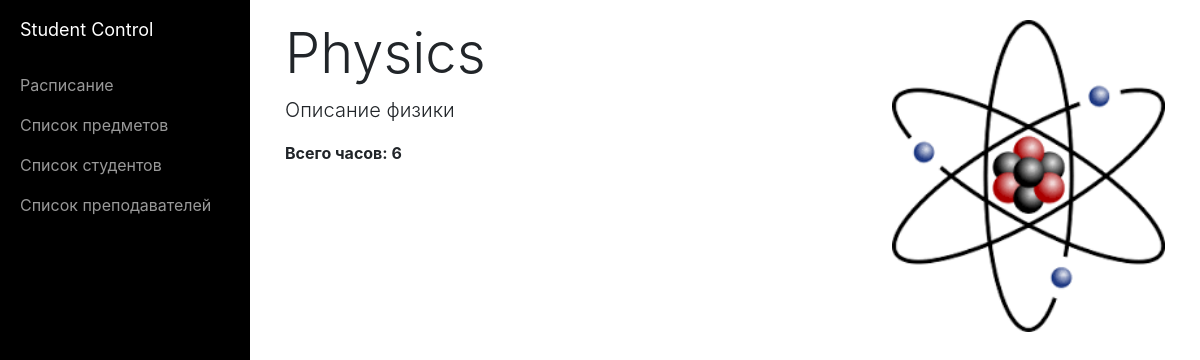
Screenshot of /subject/2/ with the database file from the repository.
### student_control_app/models.py (models this page shows, shortened)
class Subject(models.Model):
    name = models.CharField(max_length=30)
    hours = models.PositiveSmallIntegerField(default=1)
    description = models.TextField(blank=True, null=True)
    image = models.ImageField(upload_to='subject_images', blank=True, null=True)

### student_control_app/views.py (the view)
# urls.py: url(r'^subject/(?P<subject_id>\d+)/$', subject, name='subject_details'),
def subject(request, subject_id):
    subject = get_object_or_404(Subject, pk=subject_id)
    return render(request, 'subject.html', {'subject': subject})

### student_control_app/templates/subject.html
{% extends "index.html" %}
{% block content %}
    <div class="row">
        <div class="col-8">
            <h1 class="display-4">{{ subject.name }}</h1>
            <p class="lead">{{ subject.description }}</p>
            <p><strong> Всего часов: {{ subject.hours }}</strong></p>
        </div>
        <div class="col-4">
            {% if subject.image %}
                <img src={{ subject.image.url }} class="teacher-image">
            {% endif %}
        </div>
    </div>
{% endblock %}

### student_control_app/static/css/simple-sidebar.css (style rules this page uses)
body { overflow-x: hidden; }

### student_control_app/static/css/custom.css (style rules this page uses)
.teacher-image { width: 100%; }

### rows the page displays
Subject: name "Physics", description "Описание физики", hours "6", image (picture)
